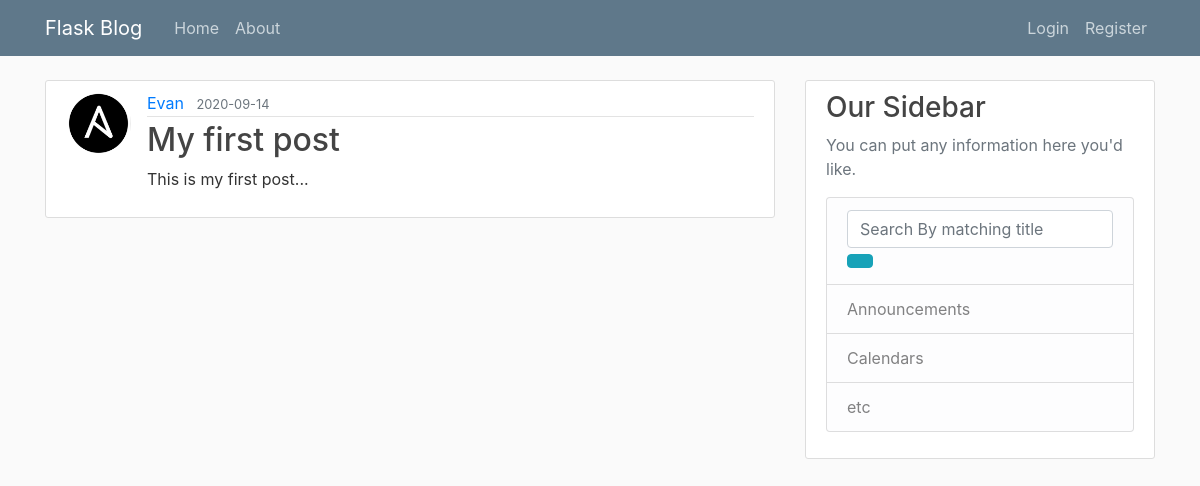
/post/35, run on an earlier commit of the app's database.
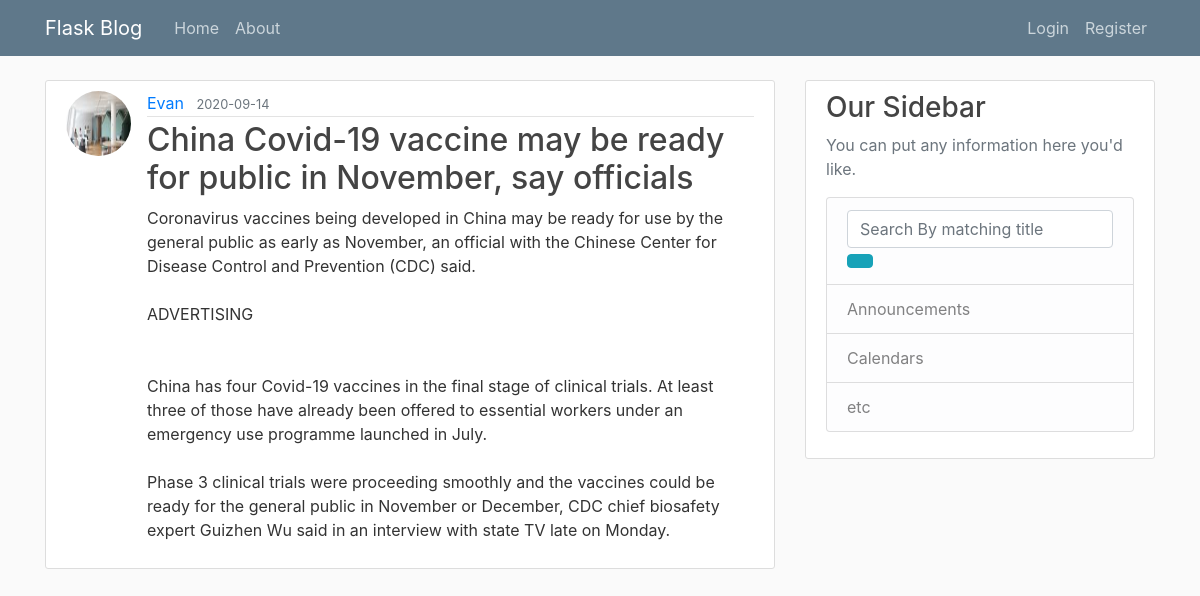
And on a later commit of the database.
### flaskblog/models.py (models this page shows, shortened)
class User(db.Model, UserMixin):
    id = db.Column(db.Integer, primary_key=True)
    username = db.Column(db.String(20), unique=True, nullable=False)
    email = db.Column(db.String(120), unique=True, nullable=False)
    password = db.Column(db.String(60), nullable=False)
    image_file = db.Column(db.String(20), nullable=False, default='default.jpg')
    posts = db.relationship('Post', backref='author', lazy=True)

class Post(db.Model):
    id = db.Column(db.Integer, primary_key=True)
    title = db.Column(db.String(100), nullable=False)
    date_posted = db.Column(db.DateTime, nullable=False, default=datetime.utcnow)
    content = db.Column(db.Text, nullable=False)
    user_id = db.Column(db.Integer, db.ForeignKey('user.id'), nullable=False)

### flaskblog/posts/routes.py (the view)
@posts.route("/post/<int:post_id>")
def post(post_id):
    post = Post.query.get_or_404(post_id)
    return render_template('post.html', title=post.title, post=post)

### flaskblog/templates/post.html (shortened to what this page needs)
{% extends "layout.html" %}
{%  block content %}
    <article class="media content-section">
    <img class="rounded-circle article-img" src="{{ url_for('static', filename='profile_pics/' + post.author.image_file) }}" alt="">
    <div class="media-body">
        <div class="article-metadata">
            <a class="mr-2" href="{{ url_for('users.user_posts', username=post.author.username) }}">{{ post.author.username }}</a>
            <small class="text-muted">{{ post.date_posted.strftime('%Y-%m-%d') }}</small>
        </div>
        <h2 class="article-title">{{ post.title }}</h2>
        <p class="article-content">{{ post.content }}</p>
    </div>
    </article>
{% endblock content %}

What changed in the data, as far as the page shows it:
changed User "Evan": image_file: a different picture
changed Post: title "My first post" → "China Covid-19 vaccine may be ready for public in November, say officials"; content "This is my first post..." → "Coronavirus vaccines being developed in China may be ready for use by the general public as early as November, an official with the Chinese Center for Disease Control and Prevention (CDC) said. ADVERTISING China has four Covid-19 vaccines in the final stage of clinical trials. At least three of those have already been offered to essential workers under an emergency use programme launched in July. Phase 3 clinical trials were proceeding smoothly and the vaccines could be ready for the general public in November or December, CDC chief biosafety expert Guizhen Wu said in an interview with state TV late on Monday."
